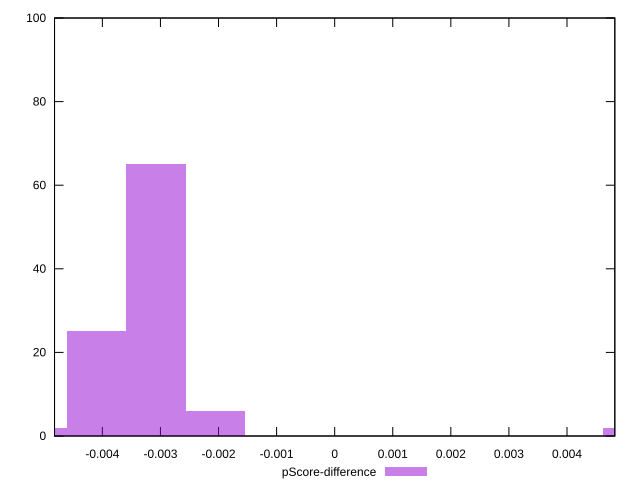

Source code (gnuplot):
reset

$pScoreDifference <<EOF
-0.003075566349444822 65
-0.004100755132593096 25
-0.002050377566296548 6
-0.005125943915741371 2
0.005125943915741371 2
EOF

set key outside below
set boxwidth 0.001025188783148274
set xrange [-0.0048235294117647265:0.0048235294117647265]
set yrange [0:100]
set trange [0:100]
set style fill transparent solid 0.5 noborder
set terminal svg size 640, 490 enhanced background rgb 'white'
set output "report_00009_2021-02-08T22-37-41.559Z/uses-rel-preload/samples/pages+cached+noadtech/pScore-difference/histogram.svg"

plot $pScoreDifference title "pScore-difference" with boxes

reset
